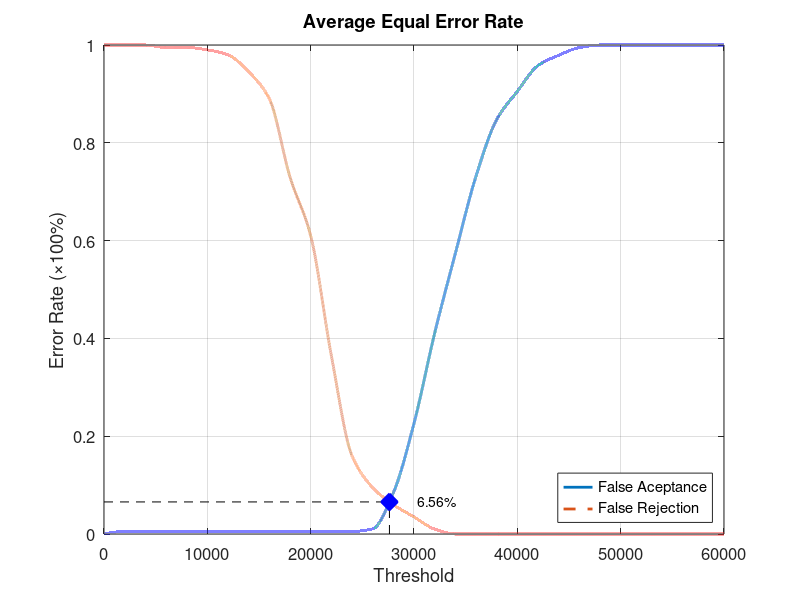
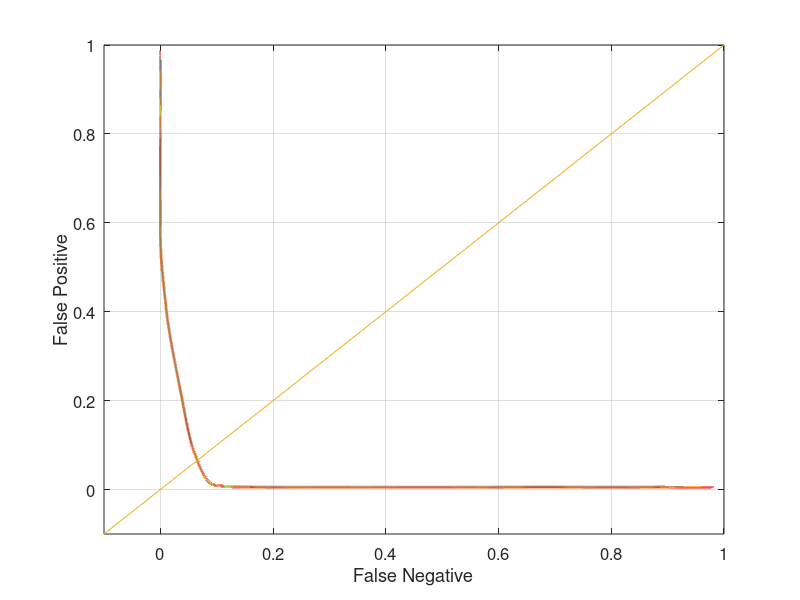

Write the MATLAB code that produced these figures, in order.
function yEER = Database5_1
close all;
clear;
clc;
x = 0:2000:60000;
xq = 0:0.5:60000;

y0 = [0 0.00526316 0.00526316 0.00526316 0.00526316 0.00526316 0.00526316 0.00526316 0.00526316 0.00526316 0.00526316 0.00526316 0.00526316 0.0105263 0.0842105 0.226316 0.410526 0.573684 0.731579 0.847368 0.905263 0.957895 0.978947 0.994737 1 1 1 1 1 1 1];
yy0 = interp1(x, y0, xq, 'pchip');
y1 = [1 1 1 0.995 0.995 0.99 0.98 0.945 0.89 0.73 0.61 0.365 0.16 0.095 0.06 0.035 0.01 0 0 0 0 0 0 0 0 0 0 0 0 0 0];
yy1 = interp1(x, y1, xq, 'pchip');

% Calculating EER: 
y2 = abs(y0 - y1);
find(y2 == min(y2))
yy2 = abs(yy0 - yy1);
xEER = find(yy2 == min(yy2));
xEERIndex = xq(xEER) % X-axis EER
yEER = yy0(xEER) % Y-axis EER

main = figure
plot(xq, yy0,'-','LineWidth', 2);	hold on
plot(xq, yy1,'--','LineWidth', 2);	hold on
plot([xEERIndex xEERIndex], [0 yEER], 'k--');	hold on
plot([0 xEERIndex], [yEER yEER], 'k--');	hold on
plot(xEERIndex, yEER, 'bx', 'LineWidth', 10);	hold on
text(xEERIndex + 10 * xEERIndex / 100, yEER, [num2str(round((10000 * yEER)) / 100) '%'])
legend('False Aceptance', 'False Rejection', 'Location', 'SouthEast')
xlabel('Threshold')
ylabel('Error Rate (\times100%)')
title('Average Equal Error Rate')
set(gca, 'FontSize', 12)
axis([0 60000 0 1])
grid on

print(main, 'Database5_1Main', '-dpng');
FNRxFPR = figure('Color', [1 1 1]);
plot(yy1, yy0, '-', yy1, yy0, 'LineWidth', 2);
hold on
y = -0.1:0.1:1
plot(y, y); 
set(gca, 'FontSize', 12)
xlabel('False Negative')
ylabel('False Positive')
axis([-0.1 1 -0.1 1])
set(gca, 'FontSize', 12)
grid on

print(FNRxFPR, 'Database5_1FNRxFPR','-dpng');
end
